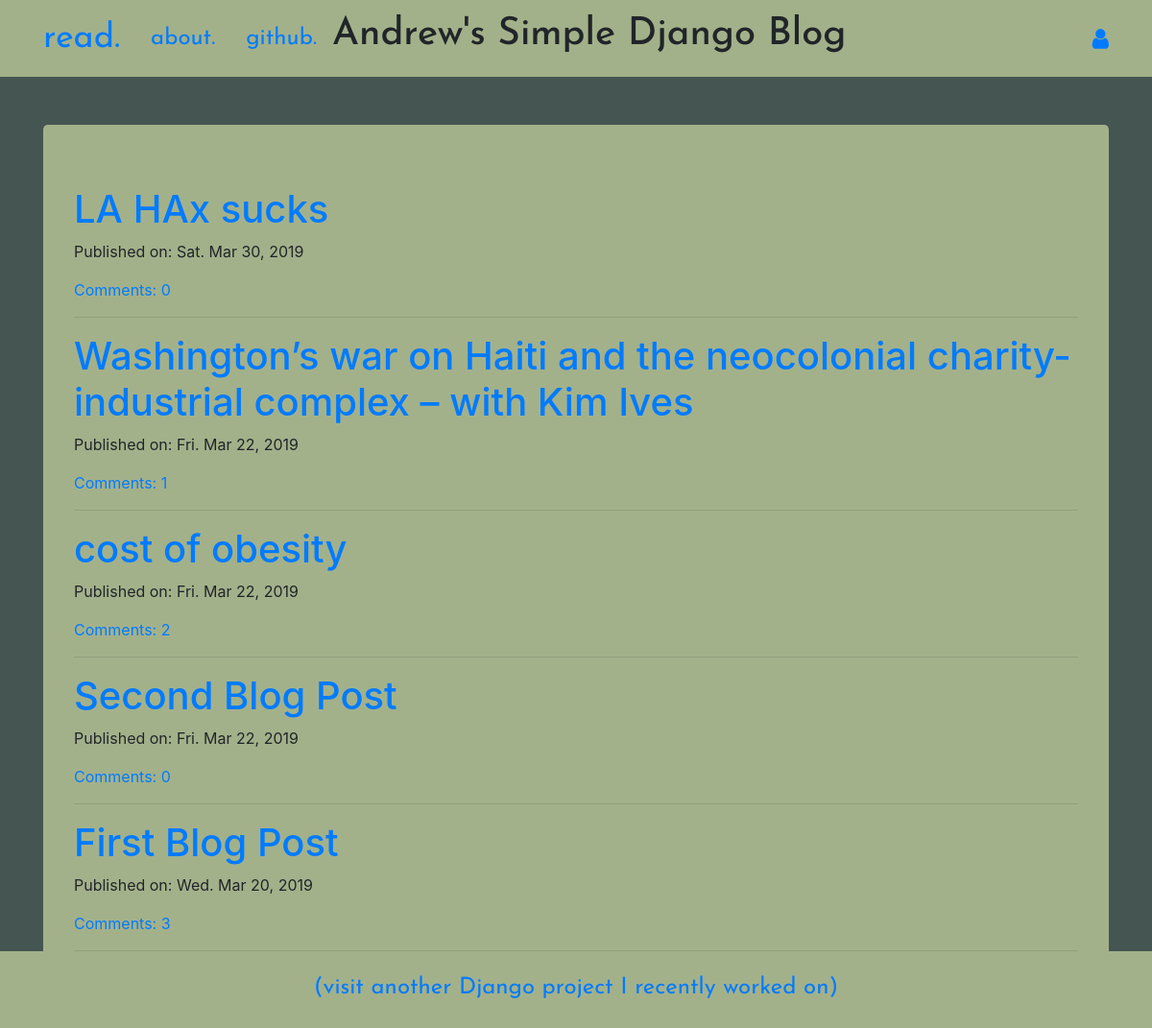
The page / on the database its author committed.
### blog/models.py (models this page shows, shortened)
class Post(models.Model):
    author = models.ForeignKey('auth.User', on_delete=models.CASCADE)
    title = models.CharField(max_length=200)
    text = models.TextField()
    created_date = models.DateTimeField(default=timezone.now)
    published_date = models.DateTimeField(blank=True, null=True) # can be blank if you don't want to publish it yet or
    def publish(self):
        self.published_date = timezone.now()
        self.save()
    def approve_comments(self):
        return self.comments.filter(approved_comment=True)

### blog/views.py (the view)
# urls.py: path('', views.PostListView.as_view(), name='post_list'),
class PostListView(ListView):
    model = Post
    def get_queryset(self):
        return Post.objects.filter(published_date__lte=timezone.now()).order_by('-published_date')

### blog/templates/blog/post_list.html
{% extends 'blog/base.html' %}
{% block content %}
<div class="centerstage jumbotron">
{% for post in post_list %}
    <div class="post loader">
        <h1><a href="{% url 'post_detail' pk=post.pk %}">{{ post.title }}</a> </h1>
        <div class="date">
            <p>Published on: {{post.published_date|date:"D. M d, Y"}}</p>
        </div>
        <a href="{% url 'post_detail' pk=post.pk %}">Comments: {{post.approve_comments.count}}</a><hr />
    </div>
    {% empty %}
    <h1 style="text-align:center;">No posts to show!</h1>
{% endfor %}
</div>
{% endblock %}

### blog/templates/blog/base.html (shortened to what this page needs)
<!DOCTYPE html>
{% load static %}
<html lang="en">
<head>
    <link href="https://maxcdn.bootstrapcdn.com/font-awesome/4.7.0/css/font-awesome.min.css" rel="stylesheet">
<link rel="stylesheet" href="https://stackpath.bootstrapcdn.com/bootstrap/4.1.3/css/bootstrap.min.css"
>
<link rel="stylesheet" href="//cdn.jsdelivr.net/medium-editor/latest/css/medium-editor.min.css" type="text/css" media="screen" charset="utf-8">
<link rel="stylesheet" href="{% static 'css/blog.css' %}">
</head>
<body class="">
<nav class="navbar navbar-expand-lg techfont">
    <div class="container loader">
            <li><a class="navbar-brand bigbrand" href="{% url 'post_list' %}">read.</a></li>
            <li><a class="nav-item nav-link" href="{% url 'about' %}">about.</a></li>
            <li><a class="nav-item nav-link" href="https://www.github.com/andrewtmarvin">github.</a></li>
        <div class="navbar-header">
            <h1>Andrew's Simple Django Blog</h1>
        </div>
        <ul class="navbar-nav align-items-center ml-auto">
            {% if user.is_authenticated %}
                <a class="nav-item nav-link" href="{% url 'post_new' %}">post.</a>
                <a class="nav-item nav-link" href="{% url 'post_draft_list' %}">drafts.</a>
                <a class="nav-item nav-link" href="{% url 'logout' %}">log.</a>
                <a>Welcome: {{user.username}}</a>
            {% else %}
            <li>
                <a class="nav navbar-right" href="{% url 'login' %}"><span class="fa fa-user"></span></a>
            </li>
            {% endif %}
        </ul>
    </div>
</nav>
<div class="content container">
            <div class="blog_posts">
                {% block content %}
                {% endblock %}
            </div>
</div>
<div class="page-footer techfont text-center fixed-bottom" style="height:80px;margin-bottom:0px;">
    <a href="{% url 'carpal:index' %}"><p style="margin-top:20px;" class="loader">(visit another Django project I recently worked on)</p></a>
</div>
</body>
</html>

### blog/static/css/blog.css (style rules this page uses)
body { background-color: #445552; }
.navbar, .page-footer { background-color: #A3B18A; }
li { list-style-type: none; }
.jumbotron { margin-top: 50px!important; background-color: #A3B18A; }
.techfont { font-family: 'Josefin Sans', sans-serif; font-size: 1.5em; margin-bottom: 10px; }
.centerstage { margin: auto; }
.bigbrand { font-size: 1.5em; }
.loader { filter:hue-rotate(0deg); color: linear-gradient(45deg,#0f8,#08f); animation:hue 5000ms infinite linear; }

### rows shown on the page
Post: title "LA HAx sucks", published_date "Sat. Mar 30, 2019", approve_comments.count "0"
Post: title "Washington’s war on Haiti and the neocolonial charity-industrial complex – with Kim Ives", published_date "Fri. Mar 22, 2019", approve_comments.count "1"
Post: title "cost of obesity", published_date "Fri. Mar 22, 2019", approve_comments.count "2"
Post: title "Second Blog Post", published_date "Fri. Mar 22, 2019", approve_comments.count "0"
Post: title "First Blog Post", published_date "Wed. Mar 20, 2019", approve_comments.count "3"
